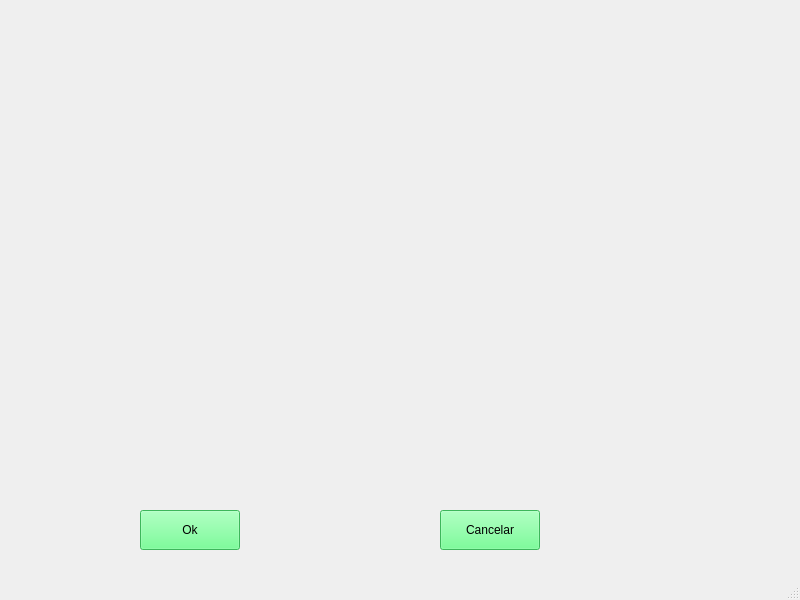
<?xml version="1.0" encoding="UTF-8"?>
<ui version="4.0">
 <class>MainWindow</class>
 <widget class="QMainWindow" name="MainWindow">
  <property name="geometry">
   <rect>
    <x>0</x>
    <y>0</y>
    <width>800</width>
    <height>600</height>
   </rect>
  </property>
  <property name="windowTitle">
   <string>MainWindow</string>
  </property>
  <widget class="QWidget" name="centralwidget">
   <widget class="QPushButton" name="buttonOk">
    <property name="geometry">
     <rect>
      <x>140</x>
      <y>510</y>
      <width>100</width>
      <height>40</height>
     </rect>
    </property>
    <property name="styleSheet">
     <string notr="true">background-color: rgb(85, 255, 127);</string>
    </property>
    <property name="text">
     <string>Ok</string>
    </property>
   </widget>
   <widget class="QPushButton" name="buttonCancelar">
    <property name="geometry">
     <rect>
      <x>440</x>
      <y>510</y>
      <width>100</width>
      <height>40</height>
     </rect>
    </property>
    <property name="styleSheet">
     <string notr="true">background-color: rgb(85, 255, 127);</string>
    </property>
    <property name="text">
     <string>Cancelar</string>
    </property>
   </widget>
  </widget>
  <widget class="QMenuBar" name="menubar">
   <property name="geometry">
    <rect>
     <x>0</x>
     <y>0</y>
     <width>800</width>
     <height>21</height>
    </rect>
   </property>
  </widget>
  <widget class="QStatusBar" name="statusbar"/>
 </widget>
 <resources/>
 <connections/>
</ui>
